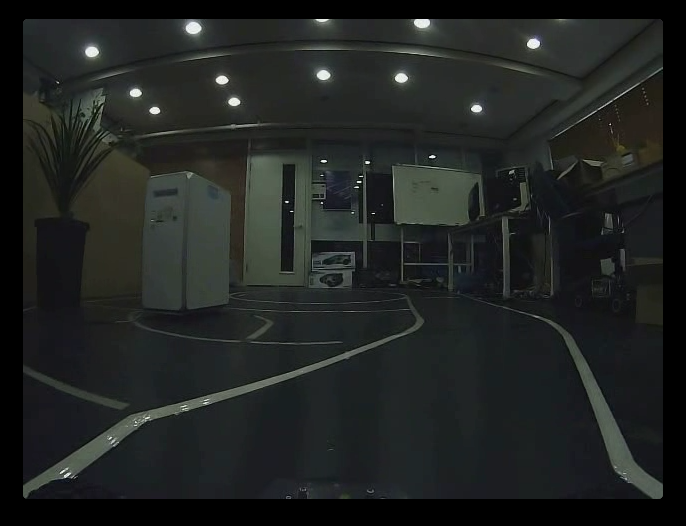
#> input picture 창업연계공학설계입문/Lecture/lec09/sample.png, 686 x 526 px
$ python line.py
#> lines starting #> are read from the running program, lines starting #| are printed output that depends on the picture; after the words box and inside, x2 and y2 are one past the last pixel; in counts of white or black regions, pixels touching at a corner belong together
import cv2
import numpy as np

image = cv2.imread('sample.png')
#> image is the input picture: shape (526, 686, 3); mean B, G, R 34, 35.5, 32.5
hsv = cv2.cvtColor(image, cv2.COLOR_BGR2HSV)
#> hsv: shape (526, 686, 3); mean H, S, V 66.6, 32.7, 36.5

lower_white = np.array([0, 0, 70])
upper_white = np.array([131, 255, 255])

mask = cv2.inRange(hsv, lower_white, upper_white)
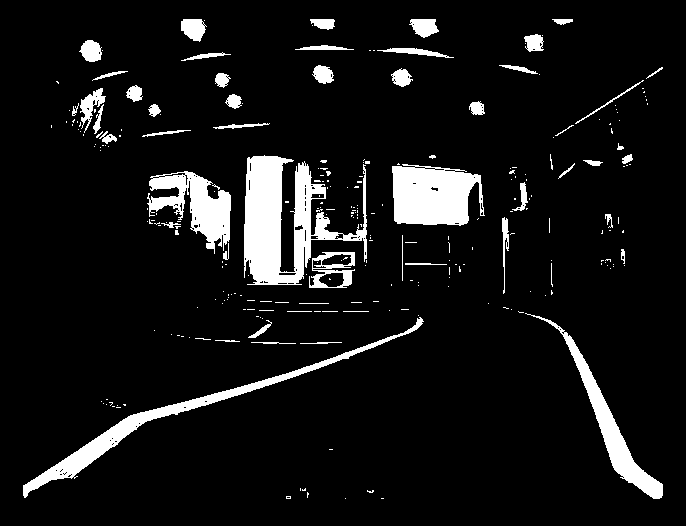
#> mask: shape (526, 686); 8.3% white; 272 white regions (218 under 20 px), largest, box (x1, y1, x2, y2) and area: (244, 155, 367, 285) 7387, (392, 164, 485, 226) 4452, (23, 317, 424, 498) 4110

cv2.imshow('line', mask)

cv2.waitKey(10000)

$ run again, with 창업연계공학설계입문/Lecture/lec09/tiger.jpg saved as 창업연계공학설계입문/Lecture/lec09/sample.png
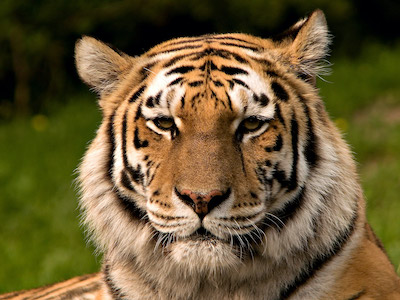
#> input picture 창업연계공학설계입문/Lecture/lec09/tiger.jpg, 400 x 300 px
#> image is the input picture: shape (300, 400, 3); mean B, G, R 53, 90, 106.2
#> hsv: shape (300, 400, 3); mean H, S, V 25.9, 161.1, 108.7
#> `mask = cv2.inRange(hsv, lower_white, upper_white)`:
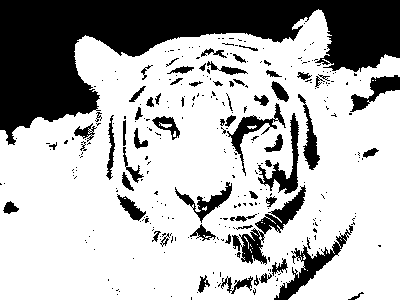
#> mask: shape (300, 400); 70.3% white; 311 black regions (246 under 20 px), largest, box (x1, y1, x2, y2) and area: (0, 0, 400, 145) 24247, (232, 185, 306, 265) 1435, (274, 225, 353, 300) 1235
